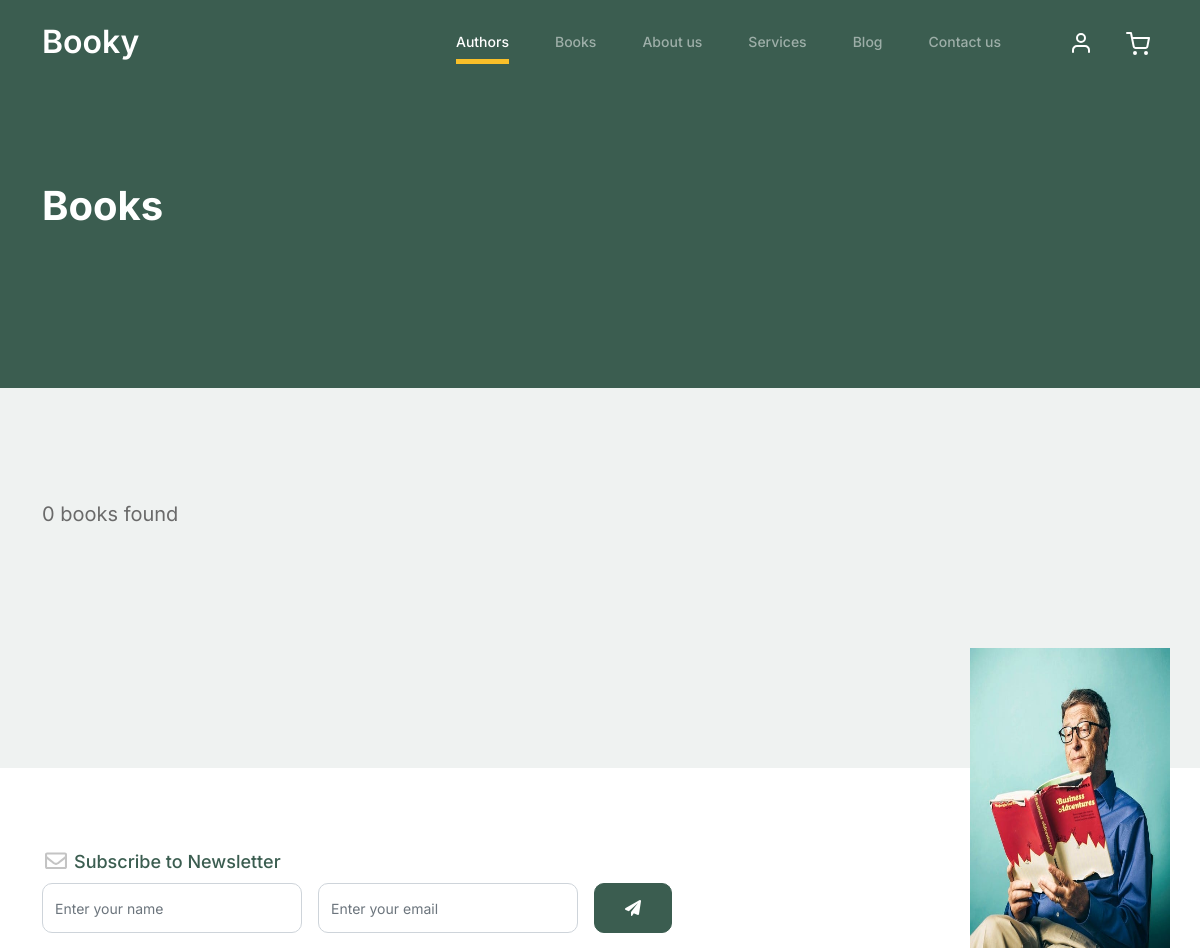
/authors/books/ (upper part), run on an earlier commit of the app's database.
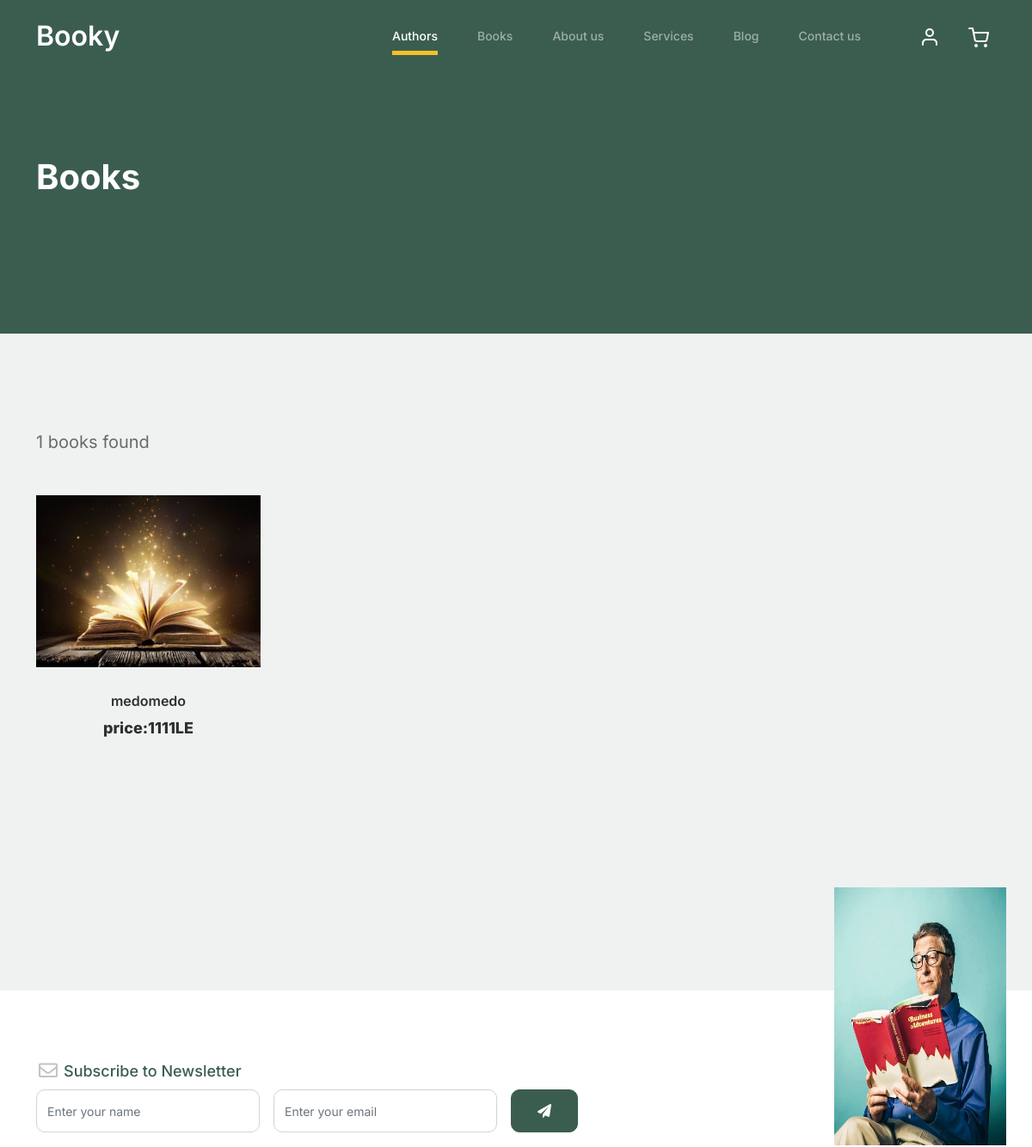
And on a later commit of the database.
### library/models.py (models this page shows, shortened)
class Book(models.Model):
    title =models.CharField(max_length=100)
    author=models.ForeignKey('Author',on_delete=models.CASCADE,related_name='book_author')
    publication_date=models.DateTimeField(default=timezone.now)
    price=models.IntegerField(null=True,blank=True)
    logo=models.ImageField(upload_to='books')
    review = models.ForeignKey('Review', on_delete=models.CASCADE,related_name='book_review')
    slug=models.SlugField(null=True,blank=True)
    def __str__(self):
        return self.title

### library/views.py (the view)
# urls.py: path('books/', book_list),
def book_list(request):
    all_books=Book.objects.all()
    page = request.GET.get('page', 1)
    paginator = Paginator(all_books, 40)
    try:
        all_books = paginator.page(page)
    except PageNotAnInteger:
        all_books = paginator.page(1)
    except EmptyPage:
        all_books = paginator.page(paginator.num_pages)
    return render(request,'library/book_list.html',{'books':all_books})

### library/templates/library/book_list.html (shortened to what this page needs)
{% extends 'base.html' %}
{% block body %}
{% load static %}
			<div class="hero">
				<div class="container">
					<div class="row justify-content-between">
						<div class="col-lg-5">
							<div class="intro-excerpt">
								<h1>Books</h1>
							</div>
						</div>
						<div class="col-lg-7">
						</div>
					</div>
				</div>
			</div>
		<div class="untree_co-section product-section before-footer-section">
		    <div class="container">
		      	<div class="row">
                    <div class="col-lg-12" style="font-size: 20px;">
                        <div class="col-12 col-md-4 col-lg-3 mb-5">
                            <span>{{books|length}} books found</span>
						</div>
                    </div>
					{% for object  in books  %}
						<div class="col-12 col-md-4 col-lg-3 mb-5">
							<a class="product-item" href="/authors/books/{{object.slug}}">
								<img src="{{object.logo.url}}" class="img-fluid product-thumbnail" style="width: 300px; height: 200px;" alt="">
								<h3 class="product-title">{{object}}</h3>
								<strong class="product-price">price:{{object.price}}LE</strong>
							</a>
						</div>
					{% endfor %}
		      	</div>
		    </div>
		</div>
{% endblock body %}

What changed in the data, as far as the page shows it:
added Book: logo (picture), title "medomedo", price "1111"
Also different on the page:
{{ books|length }}: "0" → "1"
